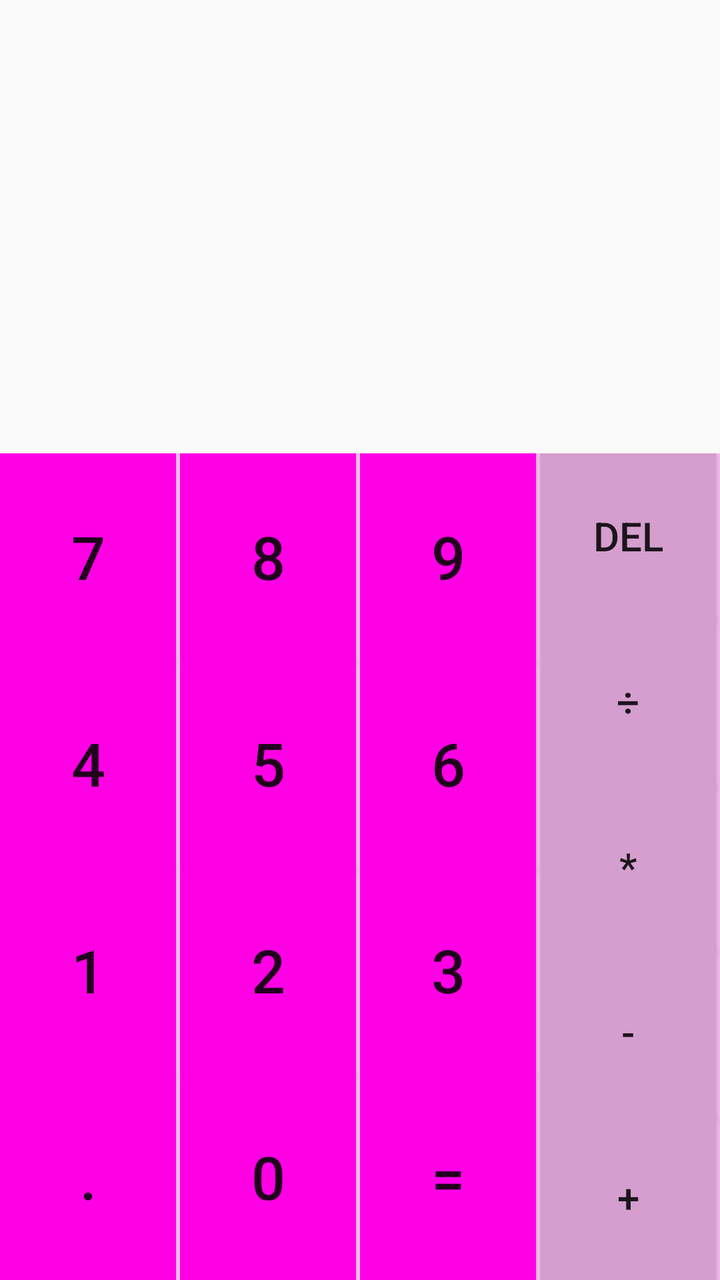
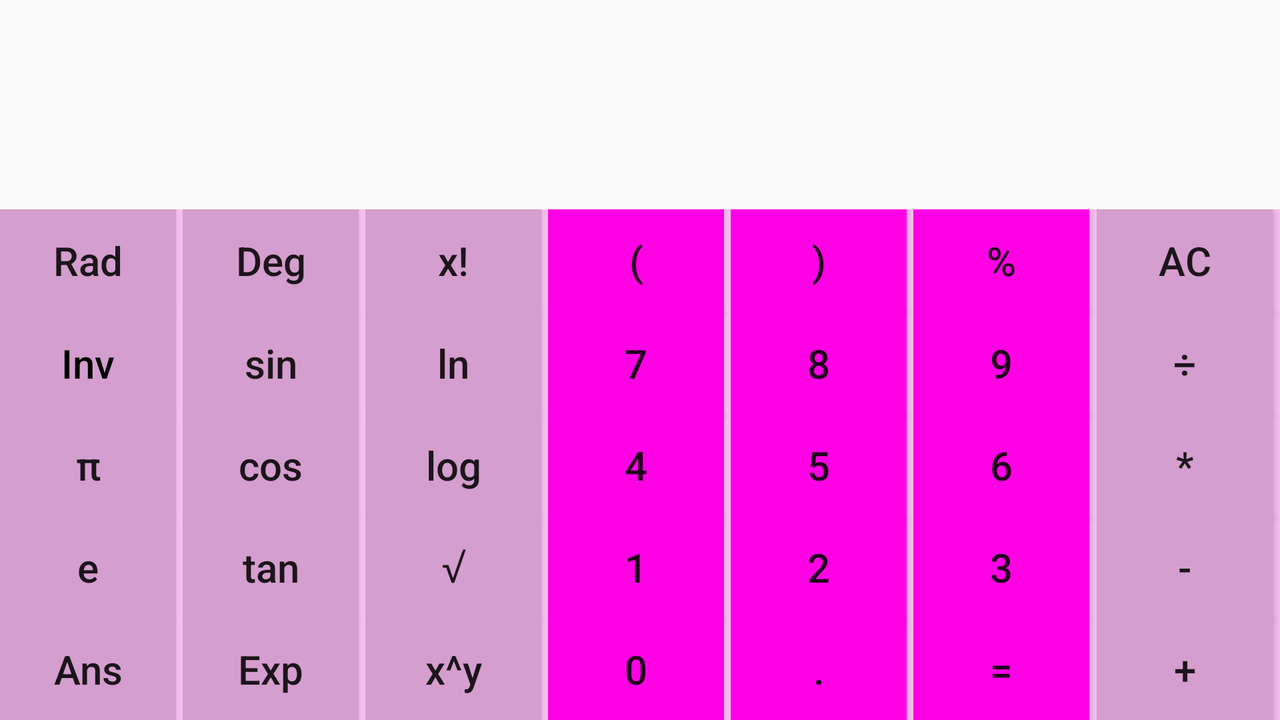

One screen, two layout resources from the same app: the default and the repository's alternative for another configuration. Each is rendered where Android would select it; the XML of both is given below.
<!-- AndroidManifest.xml: application theme AppTheme -->
<!-- res/layout/activity_main.xml -->
<?xml version="1.0" encoding="utf-8"?>
<LinearLayout
    xmlns:android="http://schemas.android.com/apk/res/android"
    android:orientation="vertical"

    android:layout_width="match_parent"
    android:layout_height="match_parent">

    <LinearLayout
        android:id="@+id/maincalcfield1"
        android:layout_width="match_parent"
        android:layout_height="wrap_content"
        android:orientation="vertical"
        android:layout_weight=".5">
        <TextView
            android:id="@+id/outputHistory"
            android:layout_width="match_parent"
            android:layout_height="50dp"
            android:layout_weight=".5"
            android:textSize="@dimen/b_text_l"/>
        <TextView
            android:id="@+id/outputText"
            android:layout_width="match_parent"
            android:layout_height="50dp"
            android:layout_weight=".5"
            android:textSize="@dimen/b_text_l"/>
    </LinearLayout>

    <LinearLayout
        android:layout_width="match_parent"
        android:layout_marginTop="40dp"
        android:layout_below="@+id/maincofield1"
        android:layout_weight="1"
        android:layout_height="wrap_content"
        android:orientation="horizontal"
        android:id="@+id/maincalcfield2">

        <LinearLayout
            android:id="@+id/column1"
            android:layout_weight="1"
            android:layout_width="0dp"
            android:layout_height="match_parent"
            android:background="#f7bef1"
            android:orientation="vertical">
            <Button
                android:id="@+id/button1"
                android:layout_weight="1"
                android:layout_width="wrap_content"
                android:layout_height="match_parent"
                android:text="7"
                android:textSize="@dimen/b_text_l"
                android:background="#ff00e5"/>
            <Button
                android:id="@+id/button2"
                android:layout_weight="1"
                android:layout_width="wrap_content"
                android:layout_height="match_parent"
                android:text="4"
                android:textSize="@dimen/b_text_l"
                android:background="#ff00e5"/>
            <Button
                android:id="@+id/button3"
                android:layout_weight="1"
                android:layout_width="wrap_content"
                android:layout_height="match_parent"
                android:text="1"
                android:textSize="@dimen/b_text_l"
                android:background="#ff00e5"/>
            <Button
                android:id="@+id/button4"
                android:layout_weight="1"
                android:layout_width="wrap_content"
                android:layout_height="match_parent"
                android:text="."
                android:textSize="@dimen/b_text_l"
                android:background="#ff00e5"/>

        </LinearLayout>

        <LinearLayout
            android:id="@+id/column2"
            android:layout_weight="1"
            android:layout_width="0dp"
            android:layout_height="match_parent"
            android:background="#f7bef1"
            android:orientation="vertical">
            <Button
                android:id="@+id/button21"
                android:layout_weight="1"
                android:layout_width="wrap_content"
                android:layout_height="match_parent"
                android:text="8"
                android:textSize="@dimen/b_text_l"
                android:background="#ff00e5"/>
            <Button
                android:id="@+id/button22"
                android:layout_weight="1"
                android:layout_width="wrap_content"
                android:layout_height="match_parent"
                android:text="5"
                android:textSize="@dimen/b_text_l"
                android:background="#ff00e5"/>
            <Button
                android:id="@+id/button23"
                android:layout_weight="1"
                android:layout_width="wrap_content"
                android:layout_height="match_parent"
                android:text="2"
                android:textSize="@dimen/b_text_l"
                android:background="#ff00e5"/>
            <Button
                android:id="@+id/button24"
                android:layout_weight="1"
                android:layout_width="wrap_content"
                android:layout_height="match_parent"
                android:text="0"
                android:textSize="@dimen/b_text_l"
                android:background="#ff00e5"/>

        </LinearLayout>
        <LinearLayout
            android:id="@+id/column3"
            android:layout_weight="1"
            android:layout_width="0dp"
            android:layout_height="match_parent"
            android:background="#f7bef1"
            android:orientation="vertical" >
            <Button
                android:id="@+id/button31"
                android:layout_weight="1"
                android:layout_width="wrap_content"
                android:layout_height="match_parent"
                android:text="9"
                android:textSize="@dimen/b_text_l"
                android:background="#ff00e5"/>
            <Button
                android:id="@+id/button32"
                android:layout_weight="1"
                android:layout_width="wrap_content"
                android:layout_height="match_parent"
                android:text="6"
                android:textSize="@dimen/b_text_l"
                android:background="#ff00e5"/>
            <Button
                android:id="@+id/button33"
                android:layout_weight="1"
                android:layout_width="wrap_content"
                android:layout_height="match_parent"
                android:text="3"
                android:textSize="@dimen/b_text_l"
                android:background="#ff00e5"/>
            <Button
                android:id="@+id/button34"
                android:layout_weight="1"
                android:layout_width="wrap_content"
                android:layout_height="match_parent"
                android:text="="
                android:textSize="@dimen/b_text_l"
                android:background="#ff00e5"/>
        </LinearLayout>
        <LinearLayout
            android:id="@+id/column4"
            android:layout_weight="1"
            android:layout_width="0dp"
            android:layout_height="match_parent"
            android:background="#f7bef1"
            android:orientation="vertical" >

            <Button
                android:id="@+id/button41"
                android:layout_weight="1"
                android:layout_width="wrap_content"
                android:layout_height="match_parent"
                android:text="DEL"
                android:textSize="@dimen/b_text_s"
                android:background="#d49ece"/>
            <Button
                android:id="@+id/button42"
                android:layout_weight="1"
                android:layout_width="wrap_content"
                android:layout_height="match_parent"
                android:text="÷"
                android:textSize="@dimen/b_text_s"
                android:background="#d49ece"/>
            <Button
                android:id="@+id/button43"
                android:layout_weight="1"
                android:layout_width="wrap_content"
                android:layout_height="match_parent"
                android:text="*"
                android:textSize="@dimen/b_text_s"
                android:background="#d49ece"/>
            <Button
                android:id="@+id/button44"
                android:layout_weight="1"
                android:layout_width="wrap_content"
                android:layout_height="match_parent"
                android:text="-"
                android:textSize="@dimen/b_text_s"
                android:background="#d49ece"/>
            <Button
                android:id="@+id/button45"
                android:layout_weight="1"
                android:layout_width="wrap_content"
                android:layout_height="match_parent"
                android:text="+"
                android:textSize="@dimen/b_text_s"
                android:background="#d49ece"/>
        </LinearLayout>

    </LinearLayout>
</LinearLayout>
<!-- resources referenced by this layout -->
<resources>
  <dimen name="b_text_l">30dp</dimen>
  <dimen name="b_text_s">20dp</dimen>
  <style name="AppTheme" parent="Theme.AppCompat.Light.NoActionBar">
          
          <item name="colorPrimary">@color/colorPrimary</item>
          <item name="colorPrimaryDark">@color/colorPrimaryDark</item>
          <item name="colorAccent">@color/colorAccent</item>
      </style>
  <color name="colorPrimary">#3F51B5</color>
  <color name="colorPrimaryDark">#303F9F</color>
  <color name="colorAccent">#FF4081</color>
</resources>
<!-- res/layout-land/activity_main.xml (the repository's variant of the layout above) -->
<!-- drawn on the phone turned sideways -->
<?xml version="1.0" encoding="utf-8"?>
<LinearLayout xmlns:android="http://schemas.android.com/apk/res/android"
    xmlns:tools="http://schemas.android.com/tools"
    android:orientation="vertical"
    android:layout_width="match_parent"
    android:layout_height="match_parent">

    <LinearLayout
        android:id="@+id/maincalcfield1"
        android:layout_width="match_parent"
        android:layout_height="wrap_content"
        android:orientation="vertical"
        android:layout_weight="2">
        <TextView
            android:id="@+id/outputHistory"
            android:layout_width="match_parent"
            android:layout_height="wrap_content"
            android:layout_weight="0.4"
            android:textSize="20dp"
            />
        <TextView
            android:id="@+id/outputText"
            android:layout_width="match_parent"
            android:layout_height="wrap_content"
            android:layout_weight="0.4"
            android:textSize="20dp"
            />
    </LinearLayout>

    <LinearLayout
        android:layout_width="match_parent"
        android:layout_marginTop="20dp"
        android:layout_below="@+id/maincofield1"
        android:layout_weight="1"
        android:layout_height="wrap_content"
        android:orientation="horizontal"
        android:id="@+id/maincofield2">

        <LinearLayout
            android:id="@+id/column1.5"
            android:layout_weight="1"
            android:layout_width="0dp"
            android:layout_height="match_parent"
            android:background="#f7bef1"
            android:textAllCaps="false"
            android:orientation="vertical"
            >
            <Button
                android:id="@+id/Rad"
                android:layout_weight="1"
                android:layout_width="wrap_content"
                android:layout_height="match_parent"
                android:text="Rad"
                android:textAllCaps="false"
                android:textSize="20dp"
                android:background="#d49ece"/>
            <Button
                android:id="@+id/Inv"
                android:layout_weight="1"
                android:layout_width="wrap_content"
                android:layout_height="match_parent"
                android:hint="Inv"
                android:textColorHint="#000000"
                android:textAllCaps="false"
                android:textSize="20dp"
                android:background="#d49ece"/>
            <Button
                android:id="@+id/Pi"
                android:layout_weight="1"
                android:layout_width="wrap_content"
                android:layout_height="match_parent"
                android:text="π"
                android:textAllCaps="false"
                android:textSize="20dp"
                android:background="#d49ece" />
            <Button
                android:id="@+id/E"
                android:layout_weight="1"
                android:layout_width="wrap_content"
                android:layout_height="match_parent"
                android:text="e"
                android:textAllCaps="false"
                android:textSize="20dp"
                android:background="#d49ece"/>
            <Button
                android:id="@+id/Ans"
                android:layout_weight="1"
                android:layout_width="wrap_content"
                android:layout_height="match_parent"
                android:text="Ans"
                android:textAllCaps="false"
                android:textSize="20dp"
                android:background="#d49ece"/>
        </LinearLayout>
        <LinearLayout
            android:id="@+id/column1.4"
            android:layout_weight="1"
            android:layout_width="0dp"
            android:layout_height="match_parent"
            android:background="#f7bef1"
            android:orientation="vertical">
            <Button
                android:id="@+id/Deg"
                android:layout_weight="1"
                android:layout_width="wrap_content"
                android:layout_height="match_parent"
                android:text="Deg"
                android:textAllCaps="false"
                android:textSize="20dp"
                android:background="#d49ece"/>
            <Button
                android:id="@+id/sin"
                android:layout_weight="1"
                android:layout_width="wrap_content"
                android:layout_height="match_parent"
                android:text="sin"
                android:textSize="20dp"
                android:textAllCaps="false"
                android:background="#d49ece"/>
            <Button
                android:id="@+id/cos"
                android:layout_weight="1"
                android:layout_width="wrap_content"
                android:layout_height="match_parent"
                android:text="cos"
                android:textSize="20dp"
                android:textAllCaps="false"
                android:background="#d49ece"/>
            <Button
                android:id="@+id/tan"
                android:layout_weight="1"
                android:layout_width="wrap_content"
                android:layout_height="match_parent"
                android:text="tan"
                android:textSize="20dp"
                android:textAllCaps="false"
                android:background="#d49ece"/>

            <Button
                android:id="@+id/Exp"
                android:layout_weight="1"
                android:layout_width="wrap_content"
                android:layout_height="match_parent"
                android:text="Exp"
                android:textSize="20dp"
                android:textAllCaps="false"
                android:background="#d49ece"/>
        </LinearLayout>
        <LinearLayout
            android:id="@+id/column1.3"
            android:layout_weight="1"
            android:layout_width="0dp"
            android:layout_height="match_parent"
            android:background="#f7bef1"
            android:orientation="vertical">
            <Button
                android:id="@+id/fact"
                android:layout_weight="1"
                android:layout_width="wrap_content"
                android:layout_height="match_parent"
                android:text="x!"
                android:textAllCaps="false"
                android:textSize="20dp"
                android:background="#d49ece"/>
            <Button
                android:id="@+id/ln"
                android:layout_weight="1"
                android:layout_width="wrap_content"
                android:layout_height="match_parent"
                android:text="ln"
                android:textAllCaps="false"
                android:textSize="20dp"
                android:background="#d49ece"/>
            <Button
                android:id="@+id/log"
                android:layout_weight="1"
                android:layout_width="wrap_content"
                android:layout_height="match_parent"
                android:text="log"
                android:textAllCaps="false"
                android:textSize="20dp"
                android:background="#d49ece"/>
            <Button
                android:id="@+id/squerRoot"
                android:layout_weight="1"
                android:layout_width="wrap_content"
                android:layout_height="match_parent"
                android:text="⎷"
                android:textSize="20dp"
                android:background="#d49ece"/>
            <Button
                android:id="@+id/power"
                android:layout_weight="1"
                android:layout_width="wrap_content"
                android:layout_height="match_parent"
                android:text="x^y"
                android:textAllCaps="false"
                android:textSize="20dp"
                android:background="#d49ece"/>
        </LinearLayout>

        <LinearLayout
            android:id="@+id/column1"
            android:layout_weight="1"
            android:layout_width="0dp"
            android:layout_height="match_parent"
            android:background="#f7bef1"
            android:orientation="vertical">
            <Button
                android:id="@+id/oParen"
                android:layout_weight="1"
                android:layout_width="wrap_content"
                android:layout_height="match_parent"
                android:text="("
                android:textSize="20dp"
                android:background="#ff00e5"/>
            <Button
                android:id="@+id/button1"
                android:layout_weight="1"
                android:layout_width="wrap_content"
                android:layout_height="match_parent"
                android:text="7"
                android:textSize="20dp"
                android:background="#ff00e5"/>
            <Button
                android:id="@+id/button2"
                android:layout_weight="1"
                android:layout_width="wrap_content"
                android:layout_height="match_parent"
                android:text="4"
                android:textSize="20dp"
                android:background="#ff00e5"/>
            <Button
                android:id="@+id/button3"
                android:layout_weight="1"
                android:layout_width="wrap_content"
                android:layout_height="match_parent"
                android:text="1"
                android:textSize="20dp"
                android:background="#ff00e5"/>
            <Button
                android:id="@+id/button4"
                android:layout_weight="1"
                android:layout_width="wrap_content"
                android:layout_height="match_parent"
                android:text="0"
                android:textSize="20dp"
                android:background="#ff00e5"/>

        </LinearLayout>


        <LinearLayout
            android:id="@+id/column2"
            android:layout_weight="1"
            android:layout_width="0dp"
            android:layout_height="match_parent"
            android:background="#f7bef1"
            android:orientation="vertical">
            <Button
                android:id="@+id/cParen"
                android:layout_weight="1"
                android:layout_width="wrap_content"
                android:layout_height="match_parent"
                android:text=")"
                android:textSize="20dp"
                android:background="#ff00e5"/>
            <Button
                android:id="@+id/button21"
                android:layout_weight="1"
                android:layout_width="wrap_content"
                android:layout_height="match_parent"
                android:text="8"
                android:textSize="20dp"
                android:background="#ff00e5"/>
            <Button
                android:id="@+id/button22"
                android:layout_weight="1"
                android:layout_width="wrap_content"
                android:layout_height="match_parent"
                android:text="5"
                android:textSize="20dp"
                android:background="#ff00e5"/>
            <Button
                android:id="@+id/button23"
                android:layout_weight="1"
                android:layout_width="wrap_content"
                android:layout_height="match_parent"
                android:text="2"
                android:textSize="20dp"
                android:background="#ff00e5"/>
            <Button
                android:id="@+id/button24"
                android:layout_weight="1"
                android:layout_width="wrap_content"
                android:layout_height="match_parent"
                android:text="."
                android:textSize="20dp"
                android:background="#ff00e5"/>

        </LinearLayout>
        <LinearLayout
            android:id="@+id/column3"
            android:layout_weight="1"
            android:layout_width="0dp"
            android:layout_height="match_parent"
            android:background="#f7bef1"
            android:orientation="vertical" >
            <Button
                android:id="@+id/mod"
                android:layout_weight="1"
                android:layout_width="wrap_content"
                android:layout_height="match_parent"
                android:text="%"
                android:textSize="20dp"
                android:background="#ff00e5"/>
            <Button
                android:id="@+id/button31"
                android:layout_weight="1"
                android:layout_width="wrap_content"
                android:layout_height="match_parent"
                android:text="9"
                android:textSize="20dp"
                android:background="#ff00e5"/>
            <Button
                android:id="@+id/button32"
                android:layout_weight="1"
                android:layout_width="wrap_content"
                android:layout_height="match_parent"
                android:text="6"
                android:textSize="20dp"
                android:background="#ff00e5"/>
            <Button
                android:id="@+id/button33"
                android:layout_weight="1"
                android:layout_width="wrap_content"
                android:layout_height="match_parent"
                android:text="3"
                android:textSize="20dp"
                android:background="#ff00e5"/>
            <Button
                android:id="@+id/button34"
                android:layout_weight="1"
                android:layout_width="wrap_content"
                android:layout_height="match_parent"
                android:text="="
                android:textSize="20dp"
                android:background="#ff00e5"/>
        </LinearLayout>
        <LinearLayout
            android:id="@+id/column4"
            android:layout_weight="1"
            android:layout_width="0dp"
            android:layout_height="match_parent"
            android:background="#f7bef1"
            android:orientation="vertical" >

            <Button
                android:id="@+id/ac"
                android:layout_weight="1"
                android:layout_width="wrap_content"
                android:layout_height="match_parent"
                android:text="AC"
                android:textSize="20dp"
                android:background="#d49ece"/>
            <Button
                android:id="@+id/button42"
                android:layout_weight="1"
                android:layout_width="wrap_content"
                android:layout_height="match_parent"
                android:text="÷"
                android:textSize="20dp"
                android:background="#d49ece"/>
            <Button
                android:id="@+id/button43"
                android:layout_weight="1"
                android:layout_width="wrap_content"
                android:layout_height="match_parent"
                android:text="*"
                android:textSize="20dp"
                android:background="#d49ece"/>
            <Button
                android:id="@+id/button44"
                android:layout_weight="1"
                android:layout_width="wrap_content"
                android:layout_height="match_parent"
                android:text="-"
                android:textSize="20dp"
                android:background="#d49ece"/>
            <Button
                android:id="@+id/button45"
                android:layout_weight="1"
                android:layout_width="wrap_content"
                android:layout_height="match_parent"
                android:text="+"
                android:textSize="20dp"
                android:background="#d49ece"/>
        </LinearLayout>

    </LinearLayout>
</LinearLayout>
<!-- resources referenced by the variant -->
<!-- as the phone turned sideways resolves them -->
<resources>
  <style name="AppTheme" parent="Theme.AppCompat.Light.NoActionBar">
          
          <item name="colorPrimary">@color/colorPrimary</item>
          <item name="colorPrimaryDark">@color/colorPrimaryDark</item>
          <item name="colorAccent">@color/colorAccent</item>
      </style>
  <color name="colorPrimary">#3F51B5</color>
  <color name="colorPrimaryDark">#303F9F</color>
  <color name="colorAccent">#FF4081</color>
</resources>
